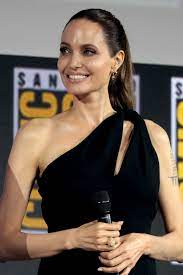
#> input picture train/Angelina Jolie/1.jpg, 183 x 275 px, found by its file name; its folder holds only this picture in this run
$ python faces_train.py
#> lines starting #> are read from the running program, lines starting #| are printed output that depends on the picture
# -*- coding: utf-8 -*-
"""
Created on Fri Apr  1 16:50:30 2022

@author: joach
"""

import os
import cv2 as cv
import numpy as np

people=["Angelina Jolie","Ben Affleck","Brad Pitt","Elton John"]
DIR=r'D:\programmation\Ecole\Story_24'
haar_cascade = cv.CascadeClassifier('haarcascades/haarcascade_frontalface_default.xml')

features=[]
labels=[]

def create_train():
    for person in people:
        path = os.path.join(DIR, person)
        label = people.index(person)

        for img in os.listdir(path):
            img_path = os.path.join(path,img)

            img_array = cv.imread(img_path)
#> img_array is the input picture: shape (275, 183, 3); mean B, G, R 85, 96.2, 110.8
            if img_array is None:
                continue

            gray = cv.cvtColor(img_array, cv.COLOR_BGR2GRAY)
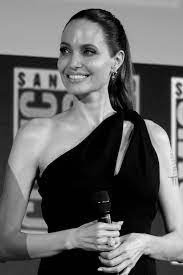
#> gray: shape (275, 183); min 0, max 242, mean 99.3

            faces_rect = haar_cascade.detectMultiScale(gray, scaleFactor=1.1, minNeighbors=4)
#> faces_rect = [[58, 26, 63, 63]]

            for (x,y,w,h) in faces_rect:
                faces_roi = gray[y:y+h, x:x+w]
                features.append(faces_roi)
                labels.append(label)
#> this loop made 1 pass
#> pass 1, in create_train, `faces_roi = gray[y:y+h, x:x+w]`:
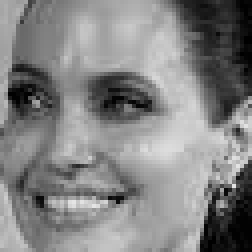
#> faces_roi: shape (63, 63) (shown 4 times larger); min 0, max 229, mean 130.7
#> after the loop, features = 1 item; labels = [0]
#> (the run stopped early here; a loop or call above may not have finished)
